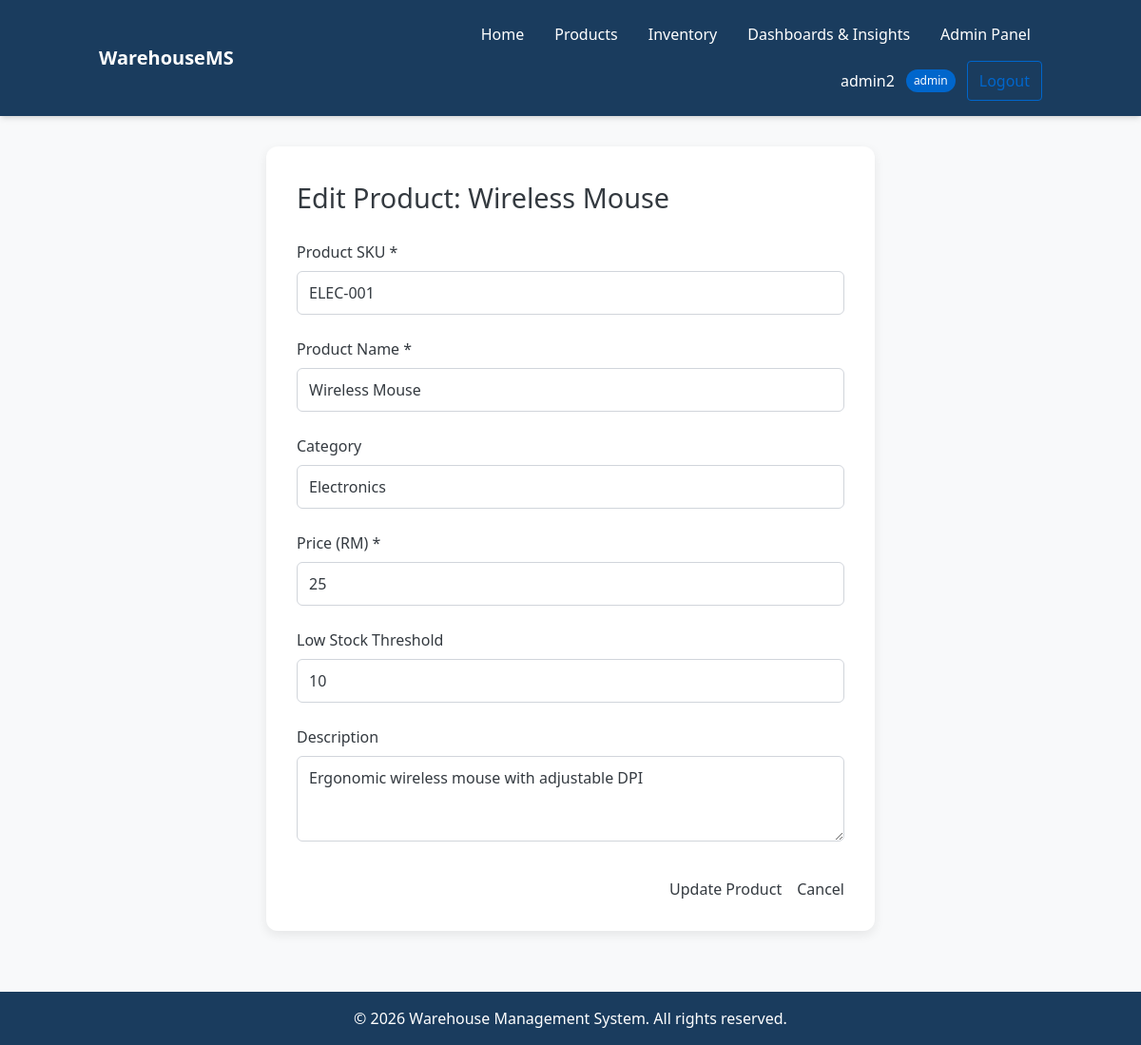
Page /home/products/edit/1/ (signed in) on the committed database.
### users/models.py (models this page shows, shortened)
class UserModel(AbstractUser):
    ROLE_CHOICES = (
        ("admin", "Admin"),
        ("operator", "Operator"),
        ("manager", "Manager"),
    )
    role = models.CharField(
        max_length=20,
        choices=ROLE_CHOICES,
        default="operator"
    )
    warehouse = models.ForeignKey('inventory.WarehouseModel', on_delete=models.SET_NULL, null=True, blank=True)

### inventory/models.py (models this page shows, shortened)
class productsModel(models.Model):
	name         			= models.CharField(verbose_name='Product Name', max_length=50, null=False, unique=True)
	category				= models.CharField(verbose_name='Product Category', max_length=50, default='Other')
	price					= models.IntegerField(verbose_name='Product Price',null=False, default=0)
	sku                 	= models.CharField(max_length=100, unique=True)
	description         	= models.TextField(default="No Description", max_length=150)
	threshold				= models.PositiveIntegerField(default=10)
	is_active           	= models.BooleanField(default=True)
	class Meta:
		verbose_name = 'product list'
		verbose_name_plural = 'products'

### inventory/views.py (the view)
# urls.py: path('home/products/edit/<int:product_id>/', edit_product, name='edit-product'),
@login_required
@role_required(['admin', 'manager'])
def edit_product(request, product_id):
    product = productsModel.objects.get(id=product_id)
    if request.method == 'POST':
        form = createProductFrom(request.POST, instance=product)
        if form.is_valid():
            updated_product = form.save()
            log_create(
                user=request.user,
                request=request,
                model_name='Product',
                object_id=updated_product.id,
                sku=updated_product.sku,
                name=updated_product.name,
                category=updated_product.category,
                price=str(updated_product.price)
            )
            return redirect('products')
        else:
            print("[ERROR] form is not valid:", form.errors)
    else:
        form = createProductFrom(instance=product)
    context = {
        'form': form,
        'product': product,
        'user': request.user
    }
    return render(request, 'edit-product.html', context)

### inventory/forms.py
class createProductFrom(forms.ModelForm):
	class Meta:
		model= productsModel
		fields= '__all__'

### inventory/templates/edit-product.html (shortened to what this page needs)
{% extends 'base.html' %}
{% block content %}
<div class="edit-product-container">
    <h1>Edit Product: {{ product.name }}</h1>
    <form method="post">
        <div class="form-group">
            <label for="code" class="required">Product SKU</label>
            <input
                type="text"
                id="code"
                name="sku"
                required
                placeholder="SKU-45678"
                value="{{ product.sku }}"
            />
        </div>
        <div class="form-group">
            <label for="name" class="required">Product Name</label>
            <input
                type="text"
                id="name"
                name="name"
                required
                placeholder="ex: Wireless Mechanical Keyboard"
                value="{{ product.name }}"
            />
        </div>
        <div class="form-group">
            <label for="category">Category</label>
            <input
                type="text"
                id="category"
                name="category"
                placeholder="ex: Peripherals / Audio / Mobile"
                value="{{ product.category }}"
            />
        </div>
        <div class="form-group">
            <label for="price" class="required">Price (RM)</label>
            <input
                type="number"
                id="price"
                name="price"
                step="0.01"
                min="0"
                required
                placeholder="ex: 189.90"
                value="{{ product.price }}"
            />
        </div>
        <div class="form-group">
            <label for="threshold" class="">Low Stock Threshold</label>
            <input
                type="number"
                id="threshold"
                name="threshold"
                step="1"
                min="0"
                placeholder="Minimum value to not alert low stock"
                value="{{ product.threshold }}"
            />
        </div>
        <div class="form-group">
            <label for="description">Description</label>
            <textarea
                id="description"
                name="description"
                placeholder="ex: Ergonomic design, RGB lighting, hot-swappable switches, ..."
            >{{ product.description }}</textarea>
        </div>
        <div class="form-actions">
            <button type="submit" class="btn btn-primary">Update Product</button>
            <a href="{% url 'products' %}" class="btn btn-secondary">Cancel</a>
        </div>
    </form>
</div>
{% endblock %}

### inventory/templates/base.html (shortened to what this page needs)
<!doctype html>
<html lang="en">
  <head>
    {% load static %}
    <link rel="stylesheet" href="{% static 'css/styles.css' %}">
  </head>
  <body class="bg-light text-dark font-sans">
    <header class="bg-primary text-white py-4 shadow-md">
      <div class="container mx-auto px-4">
        <div class="flex flex-col md:flex-row justify-between items-center gap-4">
          <p class="logo flex items-center text-xl font-semibold">WarehouseMS</p>
          <nav class="flex flex-wrap justify-center md:justify-end items-center gap-2">
            <a href="{% url 'home' %}" class="nav-link px-3 py-2 rounded transition-all hover:bg-white/10 {% if request.resolver_match.url_name == 'home' %}bg-secondary{% endif %}">Home</a>
            <a href="{% url 'products' %}" class="nav-link px-3 py-2 rounded transition-all hover:bg-white/10 {% if request.resolver_match.url_name == 'products' %}bg-secondary{% endif %}">Products</a>
            <a href="{% url 'inventory' %}" class="nav-link px-3 py-2 rounded transition-all hover:bg-white/10 {% if request.resolver_match.url_name == 'inventory' %}bg-secondary{% endif %}">Inventory</a>
            <a href="{% url 'insights' %}" class="nav-link px-3 py-2 rounded transition-all hover:bg-white/10 {% if request.resolver_match.url_name == 'insights' %}bg-secondary{% endif %}">Dashboards & Insights</a>
            {% if user.is_authenticated %}
            {% if user.role == 'admin' or user.role == 'manager' %}
            <a href="{% url 'admin-control-panel' %}" class="nav-link px-3 py-2 rounded transition-all hover:bg-white/10 {% if request.resolver_match.url_name == 'admin-control-panel' %}bg-secondary{% endif %}">Admin Panel</a>
            {% endif %}
            <div class="user-info flex items-center gap-3 ml-4">
              <span class="hidden sm:inline">{{ user.username }}</span>
              <span class="user-role bg-secondary text-white px-2 py-1 rounded-full text-xs font-medium">{{ user.role }}</span>
              <a href="{% url 'logout' %}" class="btn btn-secondary px-3 py-2 rounded border border-secondary text-secondary hover:bg-secondary hover:text-white transition-all">Logout</a>
            </div>
            {% else %}
            <a href="{% url 'login' %}" class="btn btn-primary px-3 py-2 rounded bg-secondary text-white hover:bg-blue-700 transition-all">Login</a>
            {% endif %}
          </nav>
        </div>
      </div>
    </header>
    <main class="py-8 min-h-[calc(100vh-120px)]">
      <div class="container mx-auto px-4">
        {% block content %}{% endblock %}
      </div>
    </main>
    <footer class="bg-primary text-white py-4 text-center mt-8">
      <div class="container mx-auto px-4">
        <p>&copy; 2026 Warehouse Management System. All rights reserved.</p>
      </div>
    </footer>
  </body>
</html>

### static/css/styles.css (style rules this page uses)
html, :host { line-height: 1.5; -webkit-text-size-adjust: 100%; -moz-tab-size: 4; -o-tab-size: 4; tab-size: 4; font-family: ui-sans-serif, system-ui, sans-serif, "Apple Color Emoji", "Segoe UI Emoji", "Segoe UI Symbol", "Noto Color Emoji"; font-feature-settings: normal; font-variation-settings: normal; -webkit-tap-highlight-color: transparent; }
body { margin: 0; line-height: inherit; }
h1, h2, h3, h4, h5, h6 { font-size: inherit; font-weight: inherit; }
a { color: inherit; text-decoration: inherit; }
button, input, optgroup, select, textarea { font-family: inherit; font-feature-settings: inherit; font-variation-settings: inherit; font-size: 100%; font-weight: inherit; line-height: inherit; letter-spacing: inherit; color: inherit; margin: 0; padding: 0; }
button, select { text-transform: none; }
button, input:where([type='button']), input:where([type='reset']), input:where([type='submit']) { -webkit-appearance: button; background-color: transparent; background-image: none; }
blockquote, dl, dd, h1, h2, h3, h4, h5, h6, hr, figure, p, pre { margin: 0; }
textarea { resize: vertical; }
input::placeholder, textarea::placeholder { opacity: 1; color: #9ca3af; }
button, [role="button"] { cursor: pointer; }
.container { width: 100%; }
@media (min-width: 640px) { .container { max-width: 640px; } }
@media (min-width: 768px) { .container { max-width: 768px; } }
@media (min-width: 1024px) { .container { max-width: 1024px; } }
.mx-auto { margin-left: auto; margin-right: auto; }
.ml-4 { margin-left: 1rem; }
.mt-8 { margin-top: 2rem; }
.flex { display: flex; }
.hidden { display: none; }
.min-h-\[calc\(100vh-120px\)\] { min-height: calc(100vh - 120px); }
.flex-col { flex-direction: column; }
.flex-wrap { flex-wrap: wrap; }
.items-center { align-items: center; }
.justify-center { justify-content: center; }
.justify-between { justify-content: space-between; }
.gap-2 { gap: 0.5rem; }
.gap-3 { gap: 0.75rem; }
.gap-4 { gap: 1rem; }
.rounded { border-radius: 0.25rem; }
.rounded-full { border-radius: 9999px; }
.border { border-width: 1px; }
.border-secondary { --tw-border-opacity: 1; border-color: rgb(0 102 204 / var(--tw-border-opacity, 1)); }
.bg-light { --tw-bg-opacity: 1; background-color: rgb(248 249 250 / var(--tw-bg-opacity, 1)); }
.bg-primary { --tw-bg-opacity: 1; background-color: rgb(26 60 94 / var(--tw-bg-opacity, 1)); }
.bg-secondary { --tw-bg-opacity: 1; background-color: rgb(0 102 204 / var(--tw-bg-opacity, 1)); }
.px-2 { padding-left: 0.5rem; padding-right: 0.5rem; }
.px-3 { padding-left: 0.75rem; padding-right: 0.75rem; }
.px-4 { padding-left: 1rem; padding-right: 1rem; }
.py-1 { padding-top: 0.25rem; padding-bottom: 0.25rem; }
.py-2 { padding-top: 0.5rem; padding-bottom: 0.5rem; }
.py-4 { padding-top: 1rem; padding-bottom: 1rem; }
.py-8 { padding-top: 2rem; padding-bottom: 2rem; }
.text-center { text-align: center; }
.font-sans { font-family: ui-sans-serif, system-ui, sans-serif, "Apple Color Emoji", "Segoe UI Emoji", "Segoe UI Symbol", "Noto Color Emoji"; }
.text-xl { font-size: 1.25rem; line-height: 1.75rem; }
.text-xs { font-size: 0.75rem; line-height: 1rem; }
.font-medium { font-weight: 500; }
.font-semibold { font-weight: 600; }
.text-dark { --tw-text-opacity: 1; color: rgb(52 58 64 / var(--tw-text-opacity, 1)); }
.text-secondary { --tw-text-opacity: 1; color: rgb(0 102 204 / var(--tw-text-opacity, 1)); }
.text-white { --tw-text-opacity: 1; color: rgb(255 255 255 / var(--tw-text-opacity, 1)); }
.shadow-md { --tw-shadow: 0 4px 6px -1px rgb(0 0 0 / 0.1), 0 2px 4px -2px rgb(0 0 0 / 0.1); --tw-shadow-colored: 0 4px 6px -1px var(--tw-shadow-color), 0 2px 4px -2px var(--tw-shadow-color); box-shadow: var(--tw-ring-offset-shadow, 0 0 #0000), var(--tw-ring-shadow, 0 0 #0000), var(--tw-shadow); }
.transition-all { transition-property: all; transition-timing-function: cubic-bezier(0.4, 0, 0.2, 1); transition-duration: 150ms; }
@media (min-width: 640px) { .sm\:inline { display: inline; } }
@media (min-width: 768px) { .md\:flex-row { flex-direction: row; } }
@media (min-width: 768px) { .md\:justify-end { justify-content: flex-end; } }

### rows in the picture
UserModel: username "admin2", role "admin"
productsModel: name "Wireless Mouse", sku "ELEC-001", category "Electronics", price "25", threshold "10", description "Ergonomic wireless mouse with adjustable DPI"
